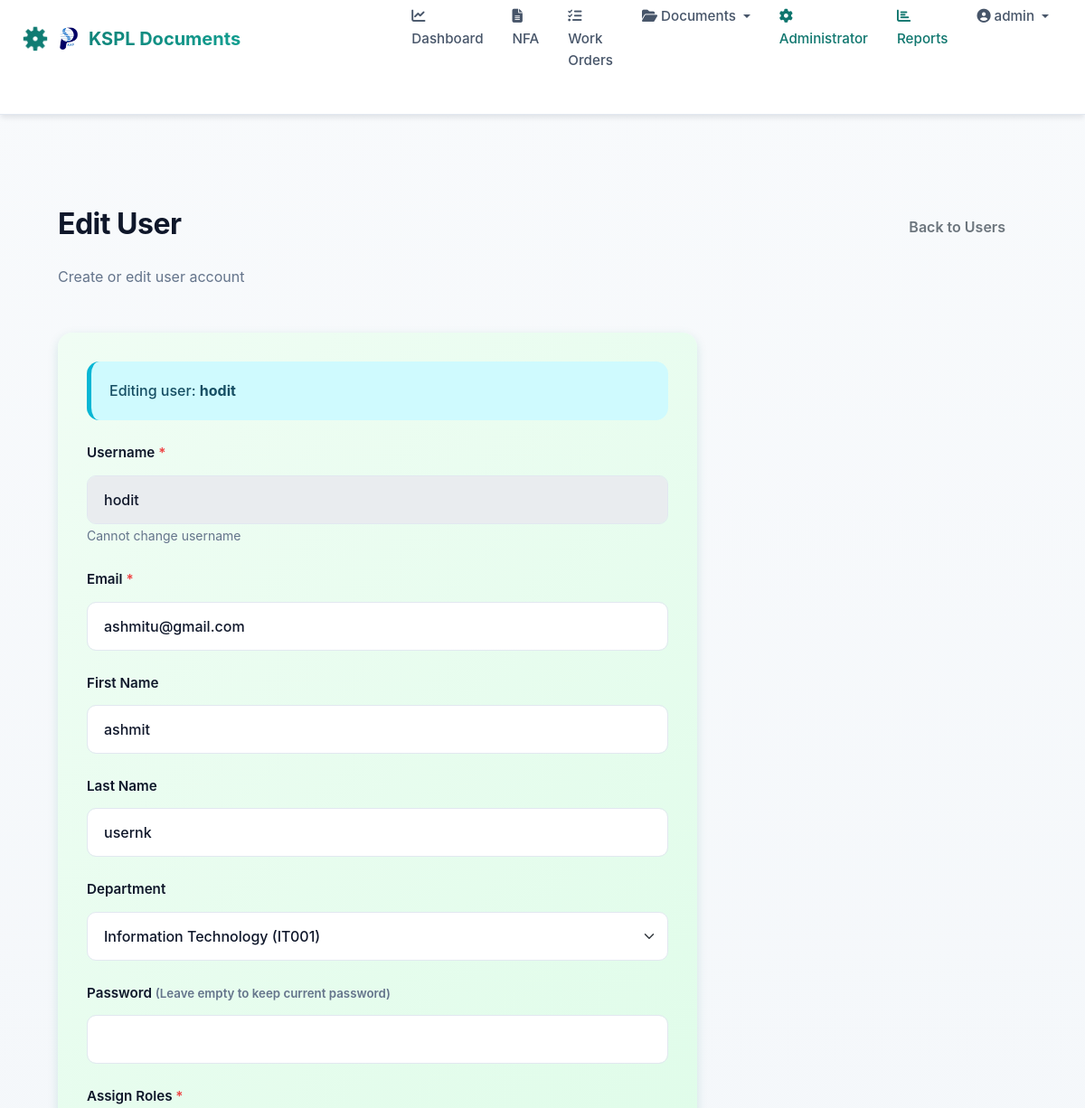
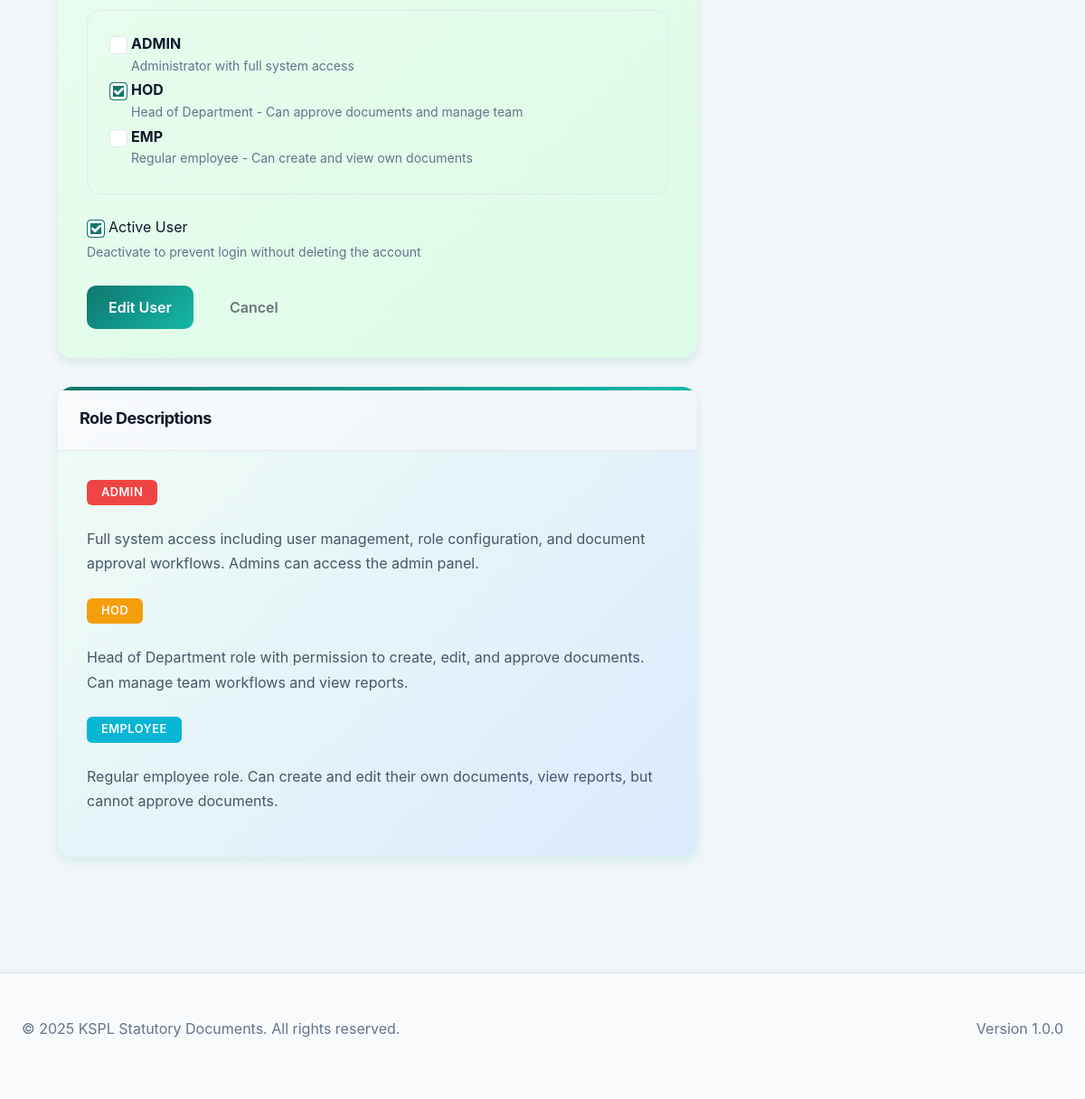
Page /admin/users/2/edit (signed in) on the committed database (2 pictures, top to bottom).
### models/__init__.py (models this page shows, shortened)
class User(UserMixin, db.Model):
    __tablename__ = 'users'
    id = db.Column(db.Integer, primary_key=True)
    username = db.Column(db.String(120), unique=True, nullable=False)
    email = db.Column(db.String(120), unique=True, nullable=False)
    password_hash = db.Column(db.String(255), nullable=False)
    first_name = db.Column(db.String(120))
    last_name = db.Column(db.String(120))
    department_id = db.Column(db.Integer, db.ForeignKey('departments.id'))
    is_active = db.Column(db.Boolean, default=True)
    created_at = db.Column(db.DateTime, default=datetime.utcnow)
    roles = db.relationship('Role', secondary='user_roles', backref=db.backref('users', lazy='dynamic'))
    department = db.relationship('Department', backref='users')
    def has_role(self, role_name):
        return any(role.name == role_name for role in self.roles)

class Department(db.Model):
    __tablename__ = 'departments'
    id = db.Column(db.Integer, primary_key=True)
    name = db.Column(db.String(255), unique=True, nullable=False)
    code = db.Column(db.String(50), unique=True, nullable=False)
    description = db.Column(db.Text)
    status = db.Column(db.String(50), default='Active')
    created_at = db.Column(db.DateTime, default=datetime.utcnow)
    updated_at = db.Column(db.DateTime, default=datetime.utcnow, onupdate=datetime.utcnow)

class Role(db.Model):
    __tablename__ = 'roles'
    id = db.Column(db.Integer, primary_key=True)
    name = db.Column(db.String(120), unique=True, nullable=False)
    description = db.Column(db.Text)
    permissions = db.relationship('Permission', secondary='role_permissions', backref=db.backref('roles', lazy='dynamic'))

### routes/admin.py (the view, shortened to what this page needs)
@admin_bp.route('/users/<int:user_id>/edit', methods=['GET', 'POST'])
@login_required
@require_role('admin')
def user_edit(user_id):
    user = User.query.get_or_404(user_id)
    roles = Role.query.all()
    departments = Department.query.filter_by(status='Active').all()
    user_role_ids = [role.id for role in user.roles]
    return render_template('admin/user_form.html',
                         user=user,
                         roles=roles,
                         departments=departments,
                         user_role_ids=user_role_ids,
                         action='Edit')

### utils/__init__.py (called while the page is built)
def require_role(role_name):
    def decorator(f):
        @wraps(f)
        def decorated_function(*args, **kwargs):
            if not current_user.is_authenticated:
                abort(401)
            user_role_names = [role.name for role in current_user.roles]
            if role_name not in user_role_names:
                abort(403)
            return f(*args, **kwargs)
        return decorated_function
    return decorator

### templates/admin/user_form.html (shortened to what this page needs)
{% extends "index.html" %}
{% block content %}
<div class="container-fluid mt-4">
    <div class="row mb-4">
        <div class="col-md-8">
            <h2>{{ action }} User</h2>
            <p class="text-muted">Create or edit user account</p>
        </div>
        <div class="col-md-4 text-end">
            <a href="{{ url_for('admin.user_list') }}" class="btn btn-outline-secondary">Back to Users</a>
        </div>
    </div>
    <div class="row">
        <div class="col-md-8">
            <div class="card card-primary border-0">
                <div class="card-body">
                    <form method="POST" novalidate>
                        {% if user %}
                        <div class="alert alert-info">Editing user: <strong>{{ user.username }}</strong></div>
                        {% endif %}
                        <div class="mb-3">
                            <label for="username" class="form-label">Username <span class="text-danger">*</span></label>
                            {% if user %}
                            <input type="text" class="form-control" value="{{ user.username }}" disabled>
                            <small class="text-muted">Cannot change username</small>
                            {% else %}
                            <input type="text" name="username" id="username" class="form-control" required>
                            {% endif %}
                        </div>
                        <div class="mb-3">
                            <label for="email" class="form-label">Email <span class="text-danger">*</span></label>
                            <input type="email" name="email" id="email" class="form-control" value="{{ user.email if user else '' }}" required>
                        </div>
                        <div class="mb-3">
                            <label for="first_name" class="form-label">First Name</label>
                            <input type="text" name="first_name" id="first_name" class="form-control" value="{{ user.first_name if user else '' }}">
                        </div>
                        <div class="mb-3">
                            <label for="last_name" class="form-label">Last Name</label>
                            <input type="text" name="last_name" id="last_name" class="form-control" value="{{ user.last_name if user else '' }}">
                        </div>
                        <div class="mb-3">
                            <label for="department_id" class="form-label">Department</label>
                            <select name="department_id" id="department_id" class="form-select">
                                {% for dept in departments %}
                                <option value="{{ dept.id }}" {% if user and user.department_id == dept.id %}selected{% endif %}>
                                    {{ dept.name }} ({{ dept.code }})
                                </option>
                                {% endfor %}
                            </select>
                        </div>
                        <div class="mb-3">
                            <label for="password" class="form-label">
                                Password
                                {% if not user %}
                                <span class="text-danger">*</span>
                                {% else %}
                                <small class="text-muted">(Leave empty to keep current password)</small>
                                {% endif %}
                            </label>
                            <input type="password" name="password" id="password" class="form-control" {% if not user %}required{% endif %}>
                        </div>
                        <div class="mb-3">
                            <label class="form-label">Assign Roles <span class="text-danger">*</span></label>
                            <div class="border rounded p-3">
                                {% for role in roles %}
                                <div class="form-check">
                                    <input class="form-check-input" type="checkbox" name="roles" value="{{ role.id }}"
                                           id="role_{{ role.id }}"
                                           {% if user and role.id in user_role_ids %}checked{% endif %}>
                                    <label class="form-check-label" for="role_{{ role.id }}">
                                        <strong>{{ role.name | upper }}</strong>
                                        <small class="text-muted d-block">{{ role.description }}</small>
                                    </label>
                                </div>
                                {% endfor %}
                            </div>
                        </div>
                        {% if user %}
                        <div class="mb-3">
                            <div class="form-check">
                                <input class="form-check-input" type="checkbox" name="is_active" id="is_active"
                                       {% if user.is_active %}checked{% endif %}>
                                <label class="form-check-label" for="is_active">
                                    Active User
                                </label>
                            </div>
                            <small class="text-muted">Deactivate to prevent login without deleting the account</small>
                        </div>
                        {% endif %}
                        <div class="d-flex gap-2">
                            <button type="submit" class="btn btn-primary">{{ action }} User</button>
                            <a href="{{ url_for('admin.user_list') }}" class="btn btn-outline-secondary">Cancel</a>
                        </div>
                    </form>
                </div>
            </div>
            <div class="card card-success border-0 mt-4">
                <div class="card-header bg-transparent">
                    <h5 class="mb-0">Role Descriptions</h5>
                </div>
                <div class="card-body">
                    <div class="mb-3">
                        <h6><span class="badge bg-danger">ADMIN</span></h6>
                        <p>Full system access including user management, role configuration, and document approval workflows. Admins can access the admin panel.</p>
                    </div>
                    <div class="mb-3">
                        <h6><span class="badge bg-warning">HOD</span></h6>
                        <p>Head of Department role with permission to create, edit, and approve documents. Can manage team workflows and view reports.</p>
                    </div>
                    <div class="mb-0">
                        <h6><span class="badge bg-info">EMPLOYEE</span></h6>
                        <p>Regular employee role. Can create and edit their own documents, view reports, but cannot approve documents.</p>
                    </div>
                </div>
            </div>
        </div>
    </div>
</div>
{% endblock %}

### templates/index.html (shortened to what this page needs)
<!DOCTYPE html>
<html lang="en">
<head>
    <link href="https://cdn.jsdelivr.net/npm/bootstrap@5.1.3/dist/css/bootstrap.min.css" rel="stylesheet">
    <link rel="stylesheet" href="https://cdnjs.cloudflare.com/ajax/libs/font-awesome/6.4.0/css/all.min.css">
    <link rel="stylesheet" href="https://cdnjs.cloudflare.com/ajax/libs/tempusdominus-bootstrap-4/5.39.0/css/tempusdominus-bootstrap-4.min.css" />
    <link rel="stylesheet" href="{{ url_for('static', filename='main.css') }}">
</head>
<body>
    <nav class="navbar navbar-expand-lg navbar-light" style="padding: initial;">
        <div class="container-fluid px-4">
            <a class="navbar-brand d-flex align-items-center" href="{% if current_user.is_authenticated %}{% if current_user.has_role('admin') %}{{ url_for('admin.admin_dashboard') }}{% else %}{{ url_for('main.dashboard') }}{% endif %}{% else %}{{ url_for('auth.login') }}{% endif %}" style="gap: 12px;">
                <img style="max-width: 5%; height: auto;" src="{{ url_for('static', filename='images/ksp-logo.png') }}" alt="KSP Logo" height="40" class="img-fluid">
                <span>KSPL Documents</span>
            </a>
            <div class="collapse navbar-collapse" id="navbarNav">
                <ul class="navbar-nav ms-auto">
                    {% if current_user.is_authenticated %}
                        <li class="nav-item">
                            <a class="nav-link" href="{{ url_for('main.dashboard') }}">
                                <i class="fas fa-chart-line me-1"></i>Dashboard
                            </a>
                        </li>
                        <li class="nav-item">
                            <a class="nav-link" href="{{ url_for('main.nfa_list') }}">
                                <i class="fas fa-file-alt me-1"></i>NFA
                            </a>
                        </li>
                        <li class="nav-item">
                            <a class="nav-link" href="{{ url_for('main.work_order_list') }}">
                                <i class="fas fa-tasks me-1"></i>Work Orders
                            </a>
                        </li>
                        <li class="nav-item dropdown">
                            <a class="nav-link dropdown-toggle" href="#" id="documentsDropdown" role="button" data-bs-toggle="dropdown" aria-expanded="false">
                                <i class="fas fa-folder-open me-1"></i>Documents
                            </a>
                        </li>
                        <li class="nav-item">
                            <a class="nav-link text-primary" href="{{ url_for('admin.admin_dashboard') }}">
                                <i class="fas fa-cog me-1"></i>Administrator
                            </a>
                        </li>
                        <li class="nav-item">
                            <a class="nav-link text-primary" href="{{ url_for('admin.reports') }}">
                                <i class="fas fa-chart-bar me-1"></i>Reports
                            </a>
                        </li>
                        <li class="nav-item dropdown">
                            <a class="nav-link dropdown-toggle" href="#" id="userDropdown" role="button" data-bs-toggle="dropdown" aria-expanded="false">
                                <i class="fas fa-user-circle me-1"></i>{{ current_user.username }}
                            </a>
                        </li>
                    {% else %}
                        <li class="nav-item">
                            <a class="nav-link" href="{{ url_for('auth.login') }}">
                                <i class="fas fa-sign-in-alt me-1"></i>Login
                            </a>
                        </li>
                    {% endif %}
                </ul>
            </div>
        </div>
    </nav>
    <div class="container-fluid">
        {% block content %}{% endblock %}
    </div>
    <footer class="bg-light border-top mt-5 py-4">
        <div class="container-fluid px-4">
            <div class="row">
                <div class="col-md-6">
                    <p class="text-muted mb-0">© 2025 KSPL Statutory Documents. All rights reserved.</p>
                </div>
                <div class="col-md-6 text-md-end">
                    <p class="text-muted mb-0">Version 1.0.0</p>
                </div>
            </div>
        </div>
    </footer>
</body>
</html>

### rows in the picture
User: username "admin"
User: username "hodit", email "ashmitu@gmail.com", first_name "ashmit", last_name "usernk", department_id "Information Technology (IT001)", is_active "☑"
Role: name "ADMIN", description "Administrator with full system access"
Role: roles "☑", name "HOD", description "Head of Department - Can approve documents and manage team"
Role: name "EMP", description "Regular employee - Can create and view own documents"

### other values in the picture
{{ action }} "Edit"
